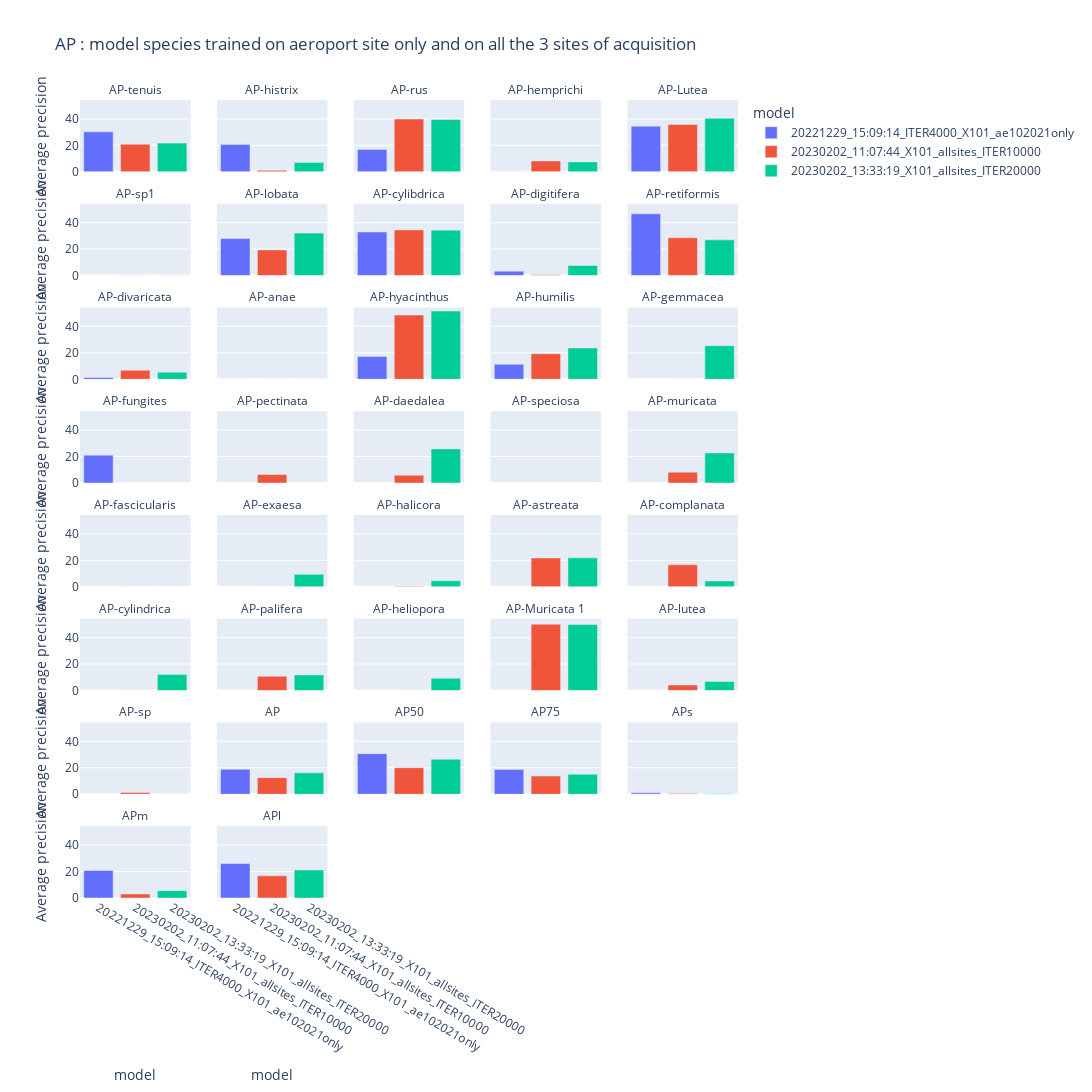

This figure's notebook cell:
### Code cell
fig = px.bar(metrics_species, x="model", y="Average precision", color="model", barmode="relative",
             facet_col="variable", facet_col_wrap=5, facet_row_spacing=0.04, facet_col_spacing=0.04,
             height=2000, width = 1500, title= 'AP : model species trained on aeroport site only and on all the 3 sites of acquisition')
fig.for_each_annotation(lambda a: a.update(text=a.text.split("=")[-1]))
fig.show()
